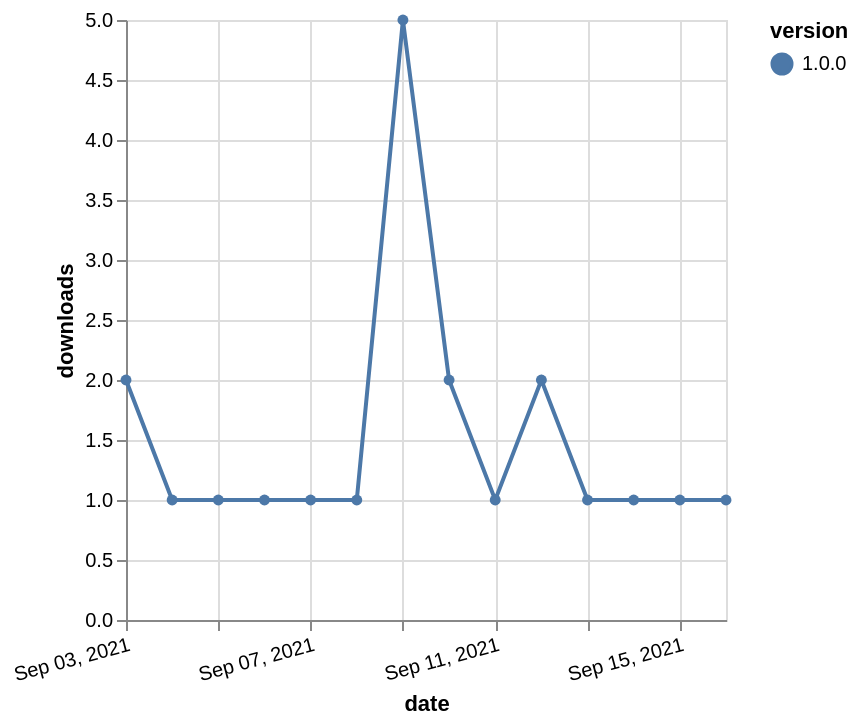

Describe this chart as a Vega-Lite specification.
### Vega-Lite specification from a JSON file in a GitHub repository (floating-point values rounded to 4 significant figures)
{"$schema": "https://vega.github.io/schema/vega-lite/v5.json", "description": "A simple bar chart with embedded data.", "data": {"values": [{"date": "2021-09-03", "total": 499, "delta": 2, "version": "1.0.0"}, {"date": "2021-09-04", "total": 500, "delta": 1, "version": "1.0.0"}, {"date": "2021-09-05", "total": 501, "delta": 1, "version": "1.0.0"}, {"date": "2021-09-06", "total": 502, "delta": 1, "version": "1.0.0"}, {"date": "2021-09-07", "total": 503, "delta": 1, "version": "1.0.0"}, {"date": "2021-09-08", "total": 504, "delta": 1, "version": "1.0.0"}, {"date": "2021-09-09", "total": 509, "delta": 5, "version": "1.0.0"}, {"date": "2021-09-10", "total": 511, "delta": 2, "version": "1.0.0"}, {"date": "2021-09-11", "total": 512, "delta": 1, "version": "1.0.0"}, {"date": "2021-09-12", "total": 514, "delta": 2, "version": "1.0.0"}, {"date": "2021-09-13", "total": 515, "delta": 1, "version": "1.0.0"}, {"date": "2021-09-14", "total": 516, "delta": 1, "version": "1.0.0"}, {"date": "2021-09-15", "total": 517, "delta": 1, "version": "1.0.0"}, {"date": "2021-09-16", "total": 518, "delta": 1, "version": "1.0.0"}]}, "width": "container", "mark": {"type": "line", "point": {"filled": true}}, "encoding": {"x": {"field": "date", "type": "temporal", "timeUnit": "yearmonthdate", "title": "date", "axis": {"labelAngle": -15}}, "y": {"field": "delta", "type": "quantitative", "title": "downloads"}, "color": {"field": "version", "type": "nominal"}, "tooltip": {"field": "delta"}}}
